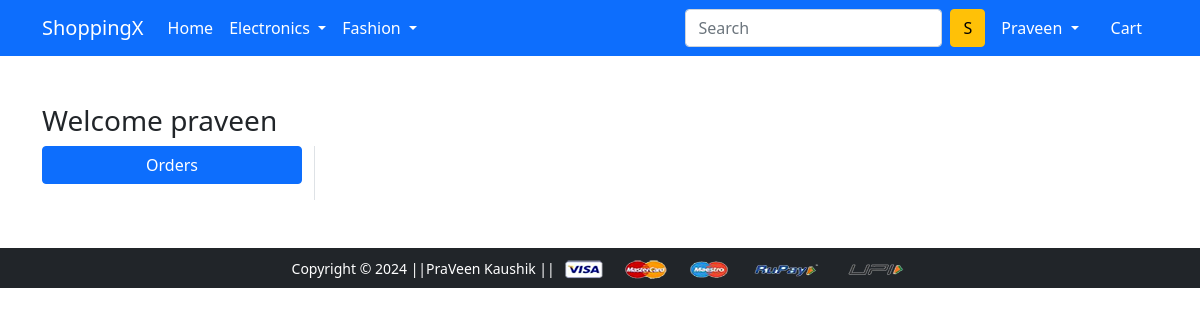
Page /orders/ (signed in) on the earlier database version.
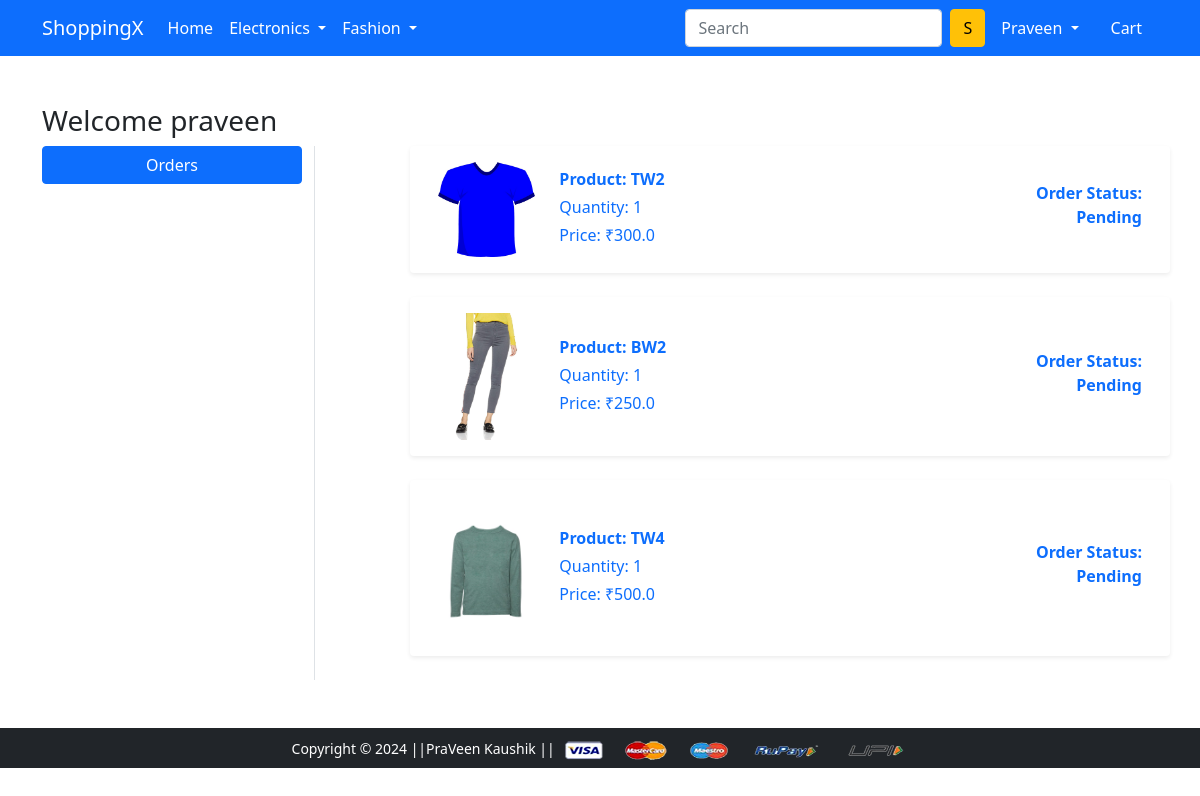
Same page on the later database version.
### app/models.py (models this page shows, shortened)
class OrderPlaced(models.Model):
    user=models.ForeignKey(User,on_delete=models.CASCADE)
    customer=models.ForeignKey(Customer,on_delete=models.CASCADE)
    product=models.ForeignKey(Product,on_delete=models.CASCADE)
    quantity=models.PositiveIntegerField(default=1)
    ordered_date=models.DateTimeField(auto_now_add=True)
    status=models.CharField(choices=STATUS_CHOICES,max_length=50,default='Pending')
    @property
    def total_cost(self):
        return self.quantity*self.product.discounted_price

class Product(models.Model):
    title=models.CharField(max_length=200)
    selling_price=models.FloatField()
    discounted_price=models.FloatField()
    description=models.TextField()
    brand=models.CharField(max_length=100)
    category=models.CharField(choices=CATEGORY_CHOICES,max_length=2)
    product_image=models.ImageField(upload_to='productimg')

### app/views.py (the view)
# urls.py: path('orders/', views.orders, name='orders'),
@login_required
def orders(request):
    user=request.user
    op = OrderPlaced.objects.filter(user=request.user)
    return render(request, 'app/orders.html', {'order_placed':op,'user':user})

### app/templates/app/orders.html (shortened to what this page needs)
{% extends 'app/base.html' %}
{% load static %}
{% block main-content %}
<div class="container my-5" >
  <div class="row">
    <h3>Welcome {{user}}</h3>
    <div class="col-sm-3 border-end">
      <ul class="list-unstyled">
        <li class="d-grid"><a href="{% url 'orders' %}" class="btn btn-primary">Orders</a></li>
      </ul>
    </div>
    <div class="col-sm-8 offset-sm-1">
      <div class="row">
        {% for op in order_placed %}
        <div class="col-12 mb-4">
          <a href="{% url 'product-detail' op.product.id %}" class="text-decoration-none text-black">
            <div class="row shadow-sm p-3 bg-white rounded align-items-center hover-shadow">
              <div class="col-sm-2">
                <img src="{{op.product.product_image.url}}" alt="" class="img-fluid rounded" height="150" width="150">
              </div>
              <div class="col-sm-7">
                <p class="fw-bold mb-1">Product: {{op.product.title}}</p>
                <p class="mb-1">Quantity: {{op.quantity}}</p>
                <p class="mb-1">Price: ₹{{op.total_cost}}</p>
              </div>
              <div class="col-sm-3 text-end fw-bold">
                <p class="mb-2">Order Status: {{op.status}}</p>
              </div>
            </div>
          </a>
        </div>
        {% endfor %}
      </div>
    </div>
  </div>
</div>
{% endblock main-content %}

### app/templates/app/base.html (shortened to what this page needs)
<!doctype html>
{% load static %}
<html lang="en">
  <head>
    <link href="https://cdn.jsdelivr.net/npm/bootstrap@5.0.0-beta1/dist/css/bootstrap.min.css" rel="stylesheet">
    <link rel="stylesheet" href="{% static 'app/css/owl.carousel.min.css' %}">
    <link rel="stylesheet" href="{% static 'app/css/all.min.css' %}">
    <link rel="stylesheet" href="{% static 'app/css/style.css' %}">
  </head>
  <body>
    <nav class="navbar navbar-expand-lg navbar-dark bg-primary">
     <div class="container">
       <a class="navbar-brand" href="/">ShoppingX</a>
       <div class="collapse navbar-collapse" id="navbarSupportedContent">
         <ul class="navbar-nav me-auto mb-2 mb-lg-0">
           <li class="nav-item">
             <a class="nav-link active" aria-current="page" href="/">Home</a>
           </li>
           <li class="nav-item dropdown">
             <a class="nav-link dropdown-toggle text-white" href="#" id="electronicsDropdown" role="button" data-bs-toggle="dropdown" aria-expanded="false">
               Electronics
             </a>
           </li>
           <li class="nav-item dropdown">
             <a class="nav-link dropdown-toggle text-white" href="#" id="fashionDropdown" role="button" data-bs-toggle="dropdown" aria-expanded="false">
               Fashion
             </a>
           </li>
         </ul>
         <form class="d-flex">
           <input class="form-control me-2" type="search" placeholder="Search" aria-label="Search">
           <button class="btn btn-warning" type="submit">S</button>
         </form>
         <div>
          <ul class="navbar-nav me-auto mb-2 mb-lg-0">
          {% if request.user.is_authenticated %}
           <li class="nav-item dropdown mx-2">
              <a class="nav-link dropdown-toggle text-white" href="#" id="profileDropdown" role="button" data-bs-toggle="dropdown" aria-expanded="false">
                {{request.user.username|capfirst}}
              </a>
            </li>
            <li class="nav-item mx-2">
              <a href="{% url 'cart' %}" class="nav-link text-white"> Cart </a>
            </li>
            {% endif %}
          </ul>
         </div>
       </div>
     </div>
    </nav>
    {% block main-content %} {% endblock main-content %}
    <footer class="container-fluid bg-dark text-center p-2 mt-5">
        <small class="text-white">Copyright &copy; 2024 ||PraVeen Kaushik || </small>
        <img src="{% static 'app/images/payment.png' %}" alt="" srcset="" class="img-fluid" height="2px">
    </footer>
  </body>
</html>

Differences in the rows shown:
added OrderPlaced: product.product_image (picture), product "TW2", quantity "1", total_cost "300.0", status "Pending"
added OrderPlaced: product.product_image (picture), product "BW2", quantity "1", total_cost "250.0", status "Pending"
added OrderPlaced: product.product_image (picture), product "TW4", quantity "1", total_cost "500.0", status "Pending"
